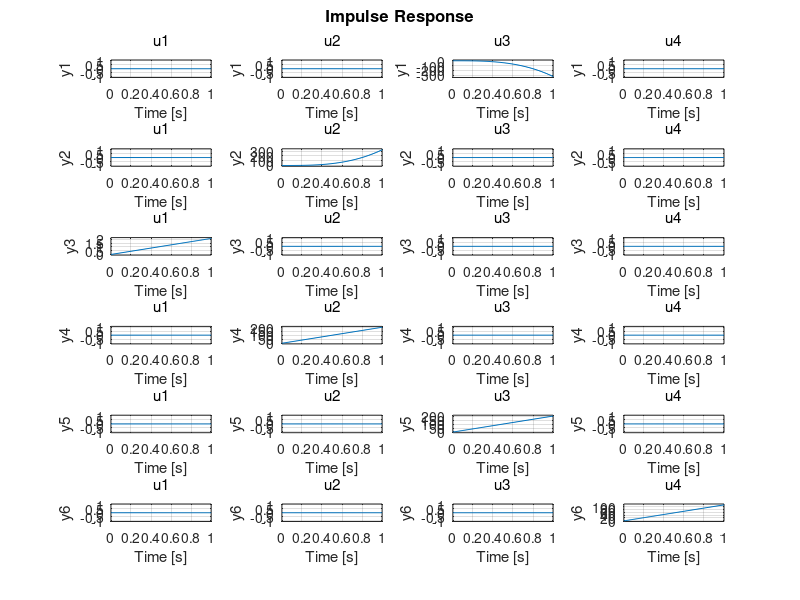

Write the MATLAB code that produced this figure. (Note: this script raises an error after producing the figure.)
% Clear workspace
clear all;
close all;
clc;

% Parameters source: https://sal.aalto.fi/publications/pdf-files/eluu11_public.pdf
g = 9.81;
m = 0.468;
Ix = 4.856*10^-3;
Iy = 4.856*10^-3;
Iz = 8.801*10^-3;

% States:
% X1: x                         X4: x'
% X2: y                         X5: y'
% X3: z                         X6: z'
% X7: Pitch angle (x-axis)      X10: Pitch rate (x-axis)
% X8: Roll angle (y-axis)       X11: Roll rate (y-axis)
% X9: Yaw angle (z-axis)        X12: Yaw rate (z-axis)

% Inputs:                                   Outputs:
% U1: Total Upward Force (along z-axis)     Y1: Position along x axis
% U2: Pitch Torque (about x-axis)           Y2: Position along y axis
% U3: Roll Torque (about y-axis)            Y3: Position along z axis
% U4: Yaw Torque (about z-axis)             Y4: Pitch (about x-axis)
%                                           Y5: Roll (about y-axis)
%                                           Y6: Yaw (about z-axis)

% State Space Source: https://arxiv.org/ftp/arxiv/papers/1908/1908.07401.pdf
% X' = Ax + Bu
% Y = Cx

nStates = 12;
nInputs = 4;
nOutputs = 6;

A = [0  0  0  1  0  0  0  0  0  0  0  0;
     0  0  0  0  1  0  0  0  0  0  0  0;
     0  0  0  0  0  1  0  0  0  0  0  0;
     0  0  0  0  0  0  0  -g 0  0  0  0;
     0  0  0  0  0  0  g  0  0  0  0  0;
     0  0  0  0  0  0  0  0  0  0  0  0;
     0  0  0  0  0  0  0  0  0  1  0  0;
     0  0  0  0  0  0  0  0  0  0  1  0;
     0  0  0  0  0  0  0  0  0  0  0  1;
     0  0  0  0  0  0  0  0  0  0  0  0;
     0  0  0  0  0  0  0  0  0  0  0  0;
     0  0  0  0  0  0  0  0  0  0  0  0];

% Note: In paper, 1/m is in wrong spot
B = [0      0       0       0;
     0      0       0       0;
     0      0       0       0;
     0      0       0       0;
     0      0       0       0;
     1/m    0       0       0;
     0      0       0       0;
     0      0       0       0;
     0      0       0       0;
     0      1/Ix    0       0;
     0      0       1/Iy    0;
     0      0       0       1/Iz];

C = [1 0 0 0 0 0 0 0 0 0 0 0;
     0 1 0 0 0 0 0 0 0 0 0 0;
     0 0 1 0 0 0 0 0 0 0 0 0;
     0 0 0 0 0 0 1 0 0 0 0 0;
     0 0 0 0 0 0 0 1 0 0 0 0;
     0 0 0 0 0 0 0 0 1 0 0 0];

D = zeros(6,4);

continuous = ss(A, B, C, D);
T_s = 0.01;
discrete = c2d(continuous, T_s);

% Check if this works
impulse(discrete, 0:T_s:1);

% We should see that U1 gets us only translation in z, U2 couples Y2 and Y4,
% U3 couples Y1 and Y5, and U4 gets us Y6

%% Define goals
% Goal 1: settle at 1m height <2s
% LQR drives states to 0, so we redefine initial
% condition to be -1 in z direction such that
% controller gives a positive z input as if
% quadcopter drives from origin up 1 m in z direction
x_0_up = [0, 0, -1, ...
          0, 0, 0, ...
          0, 0, 0, ...
          0, 0, 0]';

% Goal 2: Stabilize from a 10-degree roll and pitch with <3deg overshoot
x_0_pitch = [0, 0, 0, ...
             0, 0, 0, ...
             10, 0, 0, ...
             0, 0, 0]'; %Pitch of 10 degrees

x_0_roll = [0, 0, 0, ...
            0, 0, 0, ...
            0, 10, 0, ...
            0, 0, 0]'; %Roll of 10 degrees
   
% Goal 3: Move from position (0,0,0) to within 5 cm of (1,1,1) within 5 seconds.
% Redefine initial condition to be -1 in x, y, and z direction so
% when LQR drives states to 0, it is as if quadcopter drives from
% origin to (1,1,1)
x_0_trans = [-1, -1, -1, ...
             0, 0, 0, ...
             0, 0, 0, ...
             0, 0, 0]';

%% Finite-Time Horizon LQR for Goal 1

% Cost matrices
Q = diag([1000, 1000, 1000, ... % x, y, z
          1, 1, 100, ... % x', y', z'
          200, 200, 1, ... % roll, pitch, yaw
          1, 1, 1]);   % roll', pitch', yaw'

R = diag([10, 20, 20, 1]); % upward force, pitch torque, roll torque, yaw torque

% Calculate number of timesteps.
tSpan = 0:T_s:2;
nSteps = length(tSpan);

% Determine gains
[K, P] = LQR_LTI(discrete.A, discrete.B, Q, R, nSteps);

% Propagate
[ulqr, xlqr] = propagate(nInputs, nStates, nSteps, x_0_up, K, discrete.A, discrete.B);
% States are relative to origin, so we need to add the reference to the
% state to get global coordinates
xlqr(3,:) = xlqr(3,:) + 1;
% Plot
plot_states(xlqr, tSpan);
zd = diff(xlqr(6,:))./T_s

%% Infinite-Time Horizon LQR for Goal 1

% Cost matrices
Q = diag([1, 1, 1000, ... % x, y, z
          1, 1, 100, ... % x', y', z'
          1, 1, 1, ... % roll, pitch, yaw
          1, 1, 1]);   % roll', pitch', yaw'

R = diag([10, 20, 20, 1]); % upward force, pitch torque, roll torque, yaw torque

% Calculate number of timesteps
tSpan = 0:T_s:2;
nSteps = length(tSpan);

% Determine Gains
[X, K, L, info] = idare(discrete.A, discrete.B, Q, R, [], []);
[ulqr, xlqr] = propagate_inf(nInputs, nStates, nSteps, x_0_up, K, discrete.A, discrete.B);
xlqr(3,:) = xlqr(3,:) + 1;
plot_states(xlqr, tSpan);
zd = diff(xlqr(6,:))./T_s;

%% Finite-Time Horizon LQR for Goal 2

% Cost matrices
Q = diag([1000, 1000, 1000, ... % x, y, z
          1, 1, 100, ... % x', y', z'
          200, 200, 1, ... % roll, pitch, yaw
          1, 1, 1]);   % roll', pitch', yaw'

R = diag([10, 20, 20, 1]); % upward force, pitch torque, roll torque, yaw torque

% Calculate number of timesteps.
tSpan = 0:T_s:2;
nSteps = length(tSpan);

% Determine gains
[K, P] = LQR_LTI(discrete.A, discrete.B, Q, R, nSteps);

% Pitch Goal
% Propagate
[ulqr, xlqr] = propagate(nInputs, nStates, nSteps, x_0_pitch, K, discrete.A, discrete.B);

% Plot
plot_states(xlqr, tSpan);
yd = diff(xlqr(5,:))./T_s;
pd = diff(xlqr(7,:))./T_s;
% Propagate
[ulqr, xlqr] = propagate(nInputs, nStates, nSteps, x_0_roll, K, discrete.A, discrete.B);

% Plot
plot_states(xlqr, tSpan);
xd = diff(xlqr(4,:))./T_s;
rd = diff(xlqr(8,:))./T_s;

%% Infinite-Time Horizon LQR for Goal 2

% Cost matrices
Q = diag([1000, 1000, 1, ... % x, y, z
          10, 10, 1, ... % x', y', z'
          1000, 1000, 1, ... % roll, pitch, yaw
          1, 1, 1]);   % roll', pitch', yaw'

R = diag([10, 20, 20, 1]); % upward force, pitch torque, roll torque, yaw torque

% Calculate number of timesteps.
tSpan = 0:T_s:2;
nSteps = length(tSpan);

% Determine gains
[X, K, L, info] = idare(discrete.A, discrete.B, Q, R, [], []);


% Pitch Goal
% Propagate
[ulqr, xlqr] = propagate_inf(nInputs, nStates, nSteps, x_0_pitch, K, discrete.A, discrete.B);

% Plot
plot_states(xlqr, tSpan);
yd = diff(xlqr(5,:))./T_s;
pd = diff(xlqr(7,:))./T_s;
% Propagate
[ulqr, xlqr] = propagate_inf(nInputs, nStates, nSteps, x_0_roll, K, discrete.A, discrete.B);

% Plot
plot_states(xlqr, tSpan);
xd = diff(xlqr(4,:))./T_s;
rd = diff(xlqr(8,:))./T_s;

%% Finite-Time Horizon For Goal 3

% Cost matrices
Q = diag([1000, 1000, 1000, ... % x, y, z
          1, 1, 100, ... % x', y', z'
          200, 200, 1, ... % roll, pitch, yaw
          1, 1, 1]);   % roll', pitch', yaw'

R = diag([10, 20, 20, 1]); % upward force, pitch torque, roll torque, yaw torque

% Calculate number of timesteps.
tSpan = 0:T_s:5;
nSteps = length(tSpan);

% Determine gains
[K, P] = LQR_LTI(discrete.A, discrete.B, Q, R, nSteps);

% Pitch Goal
% Propagate
[ulqr, xlqr] = propagate(nInputs, nStates, nSteps, x_0_trans, K, discrete.A, discrete.B);
xlqr(1:3,:) = xlqr(1:3,:) + 1;

% Plot
plot_states(xlqr, tSpan);

%% Infinite-Time Horizon For Goal 3

% Cost matrices
Q = diag([1000, 1000, 1000, ... % x, y, z
          10, 10, 10, ... % x', y', z'
          1000, 1000, 1, ... % roll, pitch, yaw
          1, 1, 1]);   % roll', pitch', yaw'

R = diag([10, 20, 20, 1]); % upward force, pitch torque, roll torque, yaw torque

% Calculate number of timesteps.
tSpan = 0:T_s:5;
nSteps = length(tSpan);

% Determine gains
[X, K, L, info] = idare(discrete.A, discrete.B, Q, R, [], []);

% Pitch Goal
% Propagate
[ulqr, xlqr] = propagate_inf(nInputs, nStates, nSteps, x_0_trans, K, discrete.A, discrete.B);
xlqr(1:3,:) = xlqr(1:3,:) + 1;

% Plot
plot_states(xlqr, tSpan);

%% Helper Functions

function [K, P] = LQR_LTI(A, B, Q, R, nSteps)
    % Set P up
    P = zeros(size(Q, 1), size(Q, 2), nSteps);
    % Initial value of P
    P(:, :, nSteps) = 1/2 * Q;
    % Set K up, initial K is 0, so this is fine.
    K = zeros(length(R), length(Q), nSteps);
        
    for i = nSteps-1:-1:1
        P_ = P(:,:, i+1);
        
        K(:, :, i) = ( 1/2 * R + B' * P_ * B )^(-1) * B' * P_ * A;
        P(:, :, i) = A' * P_ * ( A - B * K(:, :, i) ) + Q * 1/2;
    end
end

function [ulqr, xlqr] = propagate(nInputs, nStates, nSteps, x_0, K, A, B)
    % Set up for propagation
    ulqr = zeros(nInputs, nSteps);
    xlqr = zeros(nStates, nSteps);
    xlqr(:, 1) = x_0; 

    for i = 1:(nSteps -  1)
        ulqr(:,i) = K(:,:,i) * xlqr(:,i);
        xlqr(:,i+1) = (A*xlqr(:, i) - B*ulqr(:, i));
    end
end

function [ulqr, xlqr] = propagate_inf(nInputs, nStates, nSteps, x_0, K, A, B)
    % Set up for propagation
    ulqr = zeros(nInputs, nSteps);
    xlqr = zeros(nStates, nSteps);
    xlqr(:, 1) = x_0; 

    for i = 1:(nSteps -  1)
        ulqr(:,i) = K * xlqr(:,i);
        xlqr(:,i+1) = (A*xlqr(:, i) - B*ulqr(:, i));
    end
end

function plot_states(xlqr, tSpan)
    figure();
    subplot(1, 2, 1);
    plot(tSpan, xlqr(1, :), '-r', 'LineWidth', 2);
    hold on;
    plot(tSpan, xlqr(2, :), '-g');
    plot(tSpan, xlqr(3, :), '-b');
    plot(tSpan, xlqr(4, :), '--r', 'LineWidth', 2);
    plot(tSpan, xlqr(5, :), '--g');
    plot(tSpan, xlqr(6, :), '--b');
    legend('x', 'y', 'z', 'x`', 'y`', 'z`');
    title("Translations(-) and Velocities (--)");
    xlabel("Time(s)");
    ylabel("Displacement (m)");

    subplot(1, 2, 2);
    plot(tSpan, xlqr(7, :), '-r');
    hold on;
    plot(tSpan, xlqr(8, :), '-g');
    plot(tSpan, xlqr(9, :), '-b');
    plot(tSpan, xlqr(10, :), '--r');
    plot(tSpan, xlqr(11, :), '--g');
    plot(tSpan, xlqr(12, :), '--b');
    legend('Pitch (about x)', 'Roll (about y)', 'Yaw (about z)', 'Pitch Rate', 'Roll Rate', 'Yaw Rate');
    title("Angular Displacements(-) and Velocities(--)");
    xlabel("Time(s)");
    ylabel("Displacement (deg)");
end